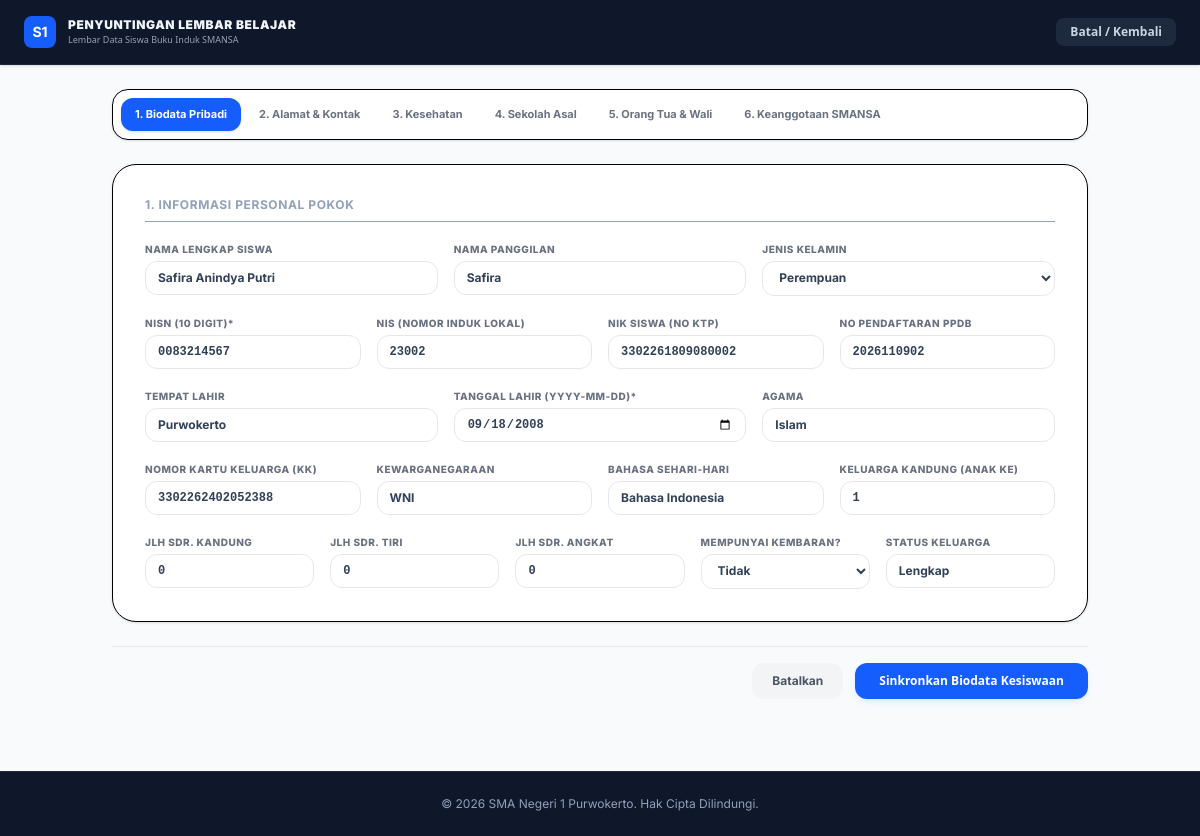
The app's page /admin_edit.php?id=2 (signed in) with its own data.
### tables this page shows
CREATE TABLE IF NOT EXISTS `students` (
  `id` INT AUTO_INCREMENT PRIMARY KEY,
  `nisn` VARCHAR(15) NOT NULL UNIQUE,
  `nis` VARCHAR(15) DEFAULT NULL,
  `nik` VARCHAR(20) DEFAULT NULL,
  `no_pendaftaran` VARCHAR(30) DEFAULT NULL,
  `no_kk` VARCHAR(20) DEFAULT NULL,
  `no_kip` VARCHAR(20) DEFAULT NULL,
  `id_dtks` VARCHAR(20) DEFAULT NULL,
  
   
  `nama_lengkap` VARCHAR(100) NOT NULL,
  `nama_panggilan` VARCHAR(50) DEFAULT NULL,
  `jenis_kelamin` VARCHAR(15) NOT NULL,
  `tempat_lahir` VARCHAR(50) DEFAULT NULL,
  `tanggal_lahir` DATE NOT NULL,
  `agama` VARCHAR(20) DEFAULT NULL,
  `kewarganegaraan` VARCHAR(30) DEFAULT NULL,
  `anak_ke` INT DEFAULT 1,
  `saudara_kandung` INT DEFAULT 0,
  `saudara_tiri` INT DEFAULT 0,
  `saudara_angkat` INT DEFAULT 0,
  `saudara_kembar` INT DEFAULT 0,
  `anak_yatim_piatu` VARCHAR(50) DEFAULT 'Bukan Anak Yatim Piatu',
  `status_keluarga` VARCHAR(55) DEFAULT 'Lengkap',
  `bahasa_sehari_hari` VARCHAR(55) DEFAULT 'Bahasa Indonesia',
  
   
  `alamat_lengkap` TEXT DEFAULT NULL,
  `telepon` VARCHAR(25) DEFAULT NULL,
  `tinggal_dengan` VARCHAR(55) DEFAULT 'Orang Tua',
  `jarak_ke_sekolah` VARCHAR(25) DEFAULT NULL,
  `transportasi` VARCHAR(55) DEFAULT NULL,
  
   
  `golongan_darah` VARCHAR(5) DEFAULT NULL,
  `penyakit_pernah_diderita` TEXT DEFAULT NULL,
  `kelainan_jasmani` TEXT DEFAULT NULL,
  `tinggi_badan` INT DEFAULT 0,
  `berat_badan` INT DEFAULT 0,
  
   
  `lulusan_dari` VARCHAR(100) DEFAULT NULL,
  `tanggal_ijazah` VARCHAR(30) DEFAULT NULL,
  `nomor_ijazah` VARCHAR(50) DEFAULT NULL,
  `pindahan_dari` VARCHAR(100) DEFAULT NULL,
  `alasan_pindah` TEXT DEFAULT NULL,
  `lama_belajar` VARCHAR(30) DEFAULT NULL,
  
   
  `rerata_agama` DECIMAL(5,2) DEFAULT 0.00,
  `rerata_ppkn` DECIMAL(5,2) DEFAULT 0.00,
  `rerata_b_indonesia` DECIMAL(5,2) DEFAULT 0.00,
  `rerata_matematika` DECIMAL(5,2) DEFAULT 0.00,
  `rerata_ipa` DECIMAL(5,2) DEFAULT 0.00,
  `rerata_ips` DECIMAL(5,2) DEFAULT 0.00,
  `rerata_b_inggris` DECIMAL(5,2) DEFAULT 0.00,
  
   
  `prestasi_akademik` TEXT DEFAULT NULL,
  `prestasi_non_akademik` TEXT DEFAULT NULL,
  
   
  `ayah_nama` VARCHAR(100) DEFAULT NULL,
  `ayah_nik` VARCHAR(20) DEFAULT NULL,
  `ayah_tempat_lahir` VARCHAR(50) DEFAULT NULL,
  `ayah_tanggal_lahir` DATE DEFAULT NULL,
  `ayah_agama` VARCHAR(20) DEFAULT NULL,
  `ayah_kewarganegaraan` VARCHAR(30) DEFAULT NULL,
  `ayah_pendidikan` VARCHAR(50) DEFAULT NULL,
  `ayah_pekerjaan` VARCHAR(100) DEFAULT NULL,
  `ayah_penghasilan` VARCHAR(50) DEFAULT NULL,
  `ayah_alamat` TEXT DEFAULT NULL,
  `ayah_telepon` VARCHAR(25) DEFAULT NULL,
  `ayah_is_masih_hidup` TINYINT(1) DEFAULT 1,
  
   
  `ibu_nama` VARCHAR(100) DEFAULT NULL,
  `ibu_nik` VARCHAR(20) DEFAULT NULL,
  `ibu_tempat_lahir` VARCHAR(50) DEFAULT NULL,
  `ibu_tanggal_lahir` DATE DEFAULT NULL,
  `ibu_agama` VARCHAR(20) DEFAULT NULL,
  `ibu_kewarganegaraan` VARCHAR(30) DEFAULT NULL,
  `ibu_pendidikan` VARCHAR(50) DEFAULT NULL,
  `ibu_pekerjaan` VARCHAR(100) DEFAULT NULL,
  `ibu_penghasilan` VARCHAR(50) DEFAULT NULL,
  `ibu_alamat` TEXT DEFAULT NULL,
  `ibu_telepon` VARCHAR(25) DEFAULT NULL,
  `ibu_is_masih_hidup` TINYINT(1) DEFAULT 1,
  
   
  `has_wali` TINYINT(1) DEFAULT 0,
  `wali_nama` VARCHAR(100) DEFAULT NULL,
  `wali_nik` VARCHAR(20) DEFAULT NULL,
  `wali_tempat_lahir` VARCHAR(50) DEFAULT NULL,
  `wali_tanggal_lahir` DATE DEFAULT NULL,
  `wali_agama` VARCHAR(20) DEFAULT NULL,
  `wali_kewarganegaraan` VARCHAR(30) DEFAULT NULL,
  `wali_pendidikan` VARCHAR(50) DEFAULT NULL,
  `wali_pekerjaan` VARCHAR(100) DEFAULT NULL,
  `wali_penghasilan` VARCHAR(50) DEFAULT NULL,
  `wali_alamat` TEXT DEFAULT NULL,
  `wali_telepon` VARCHAR(25) DEFAULT NULL,
  `wali_hubungan_siswa` VARCHAR(50) DEFAULT NULL,
  
   
  `kelas_sekarang` VARCHAR(15) NOT NULL,
  `program_keahlian` VARCHAR(50) DEFAULT NULL,
  `tanggal_masuk` DATE NOT NULL,
  `beasiswa` VARCHAR(100) DEFAULT NULL,
  `tanggal_keluar` DATE DEFAULT NULL,
  `alasan_keluar` TEXT DEFAULT NULL,
  `nomor_stb` VARCHAR(30) DEFAULT NULL,
  
   
  `kesenian` VARCHAR(100) DEFAULT NULL,
  `olahraga` VARCHAR(100) DEFAULT NULL,
  `organisasi` VARCHAR(100) DEFAULT NULL,
  
   
  `foto` LONGTEXT DEFAULT NULL,
  
   
  `allow_print` TINYINT(1) DEFAULT 1,
  `created_at` TIMESTAMP DEFAULT CURRENT_TIMESTAMP
);

### admin_edit.php (the view, shortened to what the rows shown need)
<?php
require_once 'config.php';
$student_id = isset($_GET['id']) ? (int)$_GET['id'] : 0;
$student = null;
$mode = 'add';
if ($student_id > 0) {
    $stmt = $db->prepare("SELECT * FROM students WHERE id = ?");
    $stmt->execute([$student_id]);
    $student = $stmt->fetch();
    if ($student) {
        $mode = 'edit';
    } else {
        set_flash_message("Data siswa tidak ditemukan!", "danger");
        redirect('admin_dashboard.php');
    }
}
function val($field, $default = '') {
    global $student, $mode;
    if ($mode === 'edit' && isset($student[$field])) {
        return esc($student[$field]);
    }
    return esc($_POST[$field] ?? $default);
}
?>
<!DOCTYPE html>
<html lang="id">
<head>
    <script src="https://unpkg.com/@tailwindcss/browser@4"></script>
</head>
<body class="min-h-screen bg-slate-50 flex flex-col justify-between">
    <header class="bg-slate-900 text-white py-4 px-6 border-b border-slate-800 shadow-sm">
        <div class="max-w-7xl mx-auto flex items-center justify-between">
            <div class="flex items-center gap-3">
                <div>
                    <h1 class="text-xs font-black tracking-wider uppercase text-slate-100"><?= $mode === 'add' ? 'Registrasi Akun Utama' : 'Penyuntingan Lembar Belajar' ?></h1>
                </div>
            </div>
        </div>
    </header>
    <main class="flex-1 max-w-5xl w-full mx-auto p-4 sm:p-6 py-8">
        <form method="POST" class="space-y-6">
            <div id="pant-pribadi" class="bg-white rounded-3xl border border-gray-150 p-6 md:p-8 space-y-5 shadow-sm">
                <div class="grid grid-cols-1 md:grid-cols-3 gap-4">
                    <div>
                        <label class="block text-[10px] font-extrabold text-gray-500 uppercase tracking-wider mb-1">Nama Lengkap Siswa</label>
                        <input type="text" name="nama_lengkap" required value="<?= val('nama_lengkap') ?>" class="w-full px-3 py-2 border border-gray-200 rounded-xl text-xs font-bold text-slate-700 focus:outline-none focus:border-blue-500">
                    </div>
                    <div>
                        <label class="block text-[10px] font-extrabold text-gray-500 uppercase tracking-wider mb-1">Nama Panggilan</label>
                        <input type="text" name="nama_panggilan" value="<?= val('nama_panggilan') ?>" class="w-full px-3 py-2 border border-gray-200 rounded-xl text-xs font-bold text-slate-700 focus:outline-none focus:border-blue-500">
                    </div>
                    <div>
                        <label class="block text-[10px] font-extrabold text-gray-500 uppercase tracking-wider mb-1">Jenis Kelamin</label>
                        <select name="jenis_kelamin" class="w-full px-3 py-2 border border-gray-200 rounded-xl text-xs font-bold text-slate-700 focus:outline-none focus:border-blue-500">
                            <option value="Perempuan" <?= val('jenis_kelamin') === 'Perempuan' ? 'selected' : '' ?>>Perempuan</option>
                        </select>
                    </div>
                </div>
                <div class="grid grid-cols-1 md:grid-cols-4 gap-4">
                    <div>
                        <label class="block text-[10px] font-extrabold text-gray-500 uppercase tracking-wider mb-1">NISN (10 Digit)*</label>
                        <input type="text" name="nisn" required maxlength="10" value="<?= val('nisn') ?>" class="w-full px-3 py-2 border border-gray-200 rounded-xl text-xs font-bold font-mono text-slate-700 focus:outline-none focus:border-blue-500">
                    </div>
                    <div>
                        <label class="block text-[10px] font-extrabold text-gray-500 uppercase tracking-wider mb-1">NIS (Nomor Induk Lokal)</label>
                        <input type="text" name="nis" value="<?= val('nis') ?>" class="w-full px-3 py-2 border border-gray-200 rounded-xl text-xs font-bold font-mono text-slate-700 focus:outline-none focus:border-blue-500">
                    </div>
                    <div>
                        <label class="block text-[10px] font-extrabold text-gray-500 uppercase tracking-wider mb-1">NIK Siswa (No KTP)</label>
                        <input type="text" name="nik" value="<?= val('nik') ?>" class="w-full px-3 py-2 border border-gray-200 rounded-xl text-xs font-bold font-mono text-slate-700 focus:outline-none focus:border-blue-500">
                    </div>
                    <div>
                        <label class="block text-[10px] font-extrabold text-gray-500 uppercase tracking-wider mb-1">No Pendaftaran PPDB</label>
                        <input type="text" name="no_pendaftaran" value="<?= val('no_pendaftaran') ?>" class="w-full px-3 py-2 border border-gray-200 rounded-xl text-xs font-bold font-mono text-slate-700 focus:outline-none focus:border-blue-500">
                    </div>
                </div>
                <div class="grid grid-cols-1 md:grid-cols-3 gap-4">
                    <div>
                        <label class="block text-[10px] font-extrabold text-gray-500 uppercase tracking-wider mb-1">Tempat Lahir</label>
                        <input type="text" name="tempat_lahir" value="<?= val('tempat_lahir') ?>" class="w-full px-3 py-2 border border-gray-200 rounded-xl text-xs font-bold text-slate-700 focus:outline-none focus:border-blue-500">
                    </div>
                    <div>
                        <label class="block text-[10px] font-extrabold text-gray-500 uppercase tracking-wider mb-1">Tanggal Lahir (YYYY-MM-DD)*</label>
                        <input type="date" name="tanggal_lahir" required value="<?= val('tanggal_lahir') ?>" class="w-full px-3 py-2 border border-gray-200 rounded-xl text-xs font-bold font-mono text-slate-700 focus:outline-none focus:border-blue-500">
                    </div>
                    <div>
                        <label class="block text-[10px] font-extrabold text-gray-500 uppercase tracking-wider mb-1">Agama</label>
                        <input type="text" name="agama" value="<?= val('agama', 'Islam') ?>" class="w-full px-3 py-2 border border-gray-200 rounded-xl text-xs font-bold text-slate-700 focus:outline-none focus:border-blue-500">
                    </div>
                </div>
                <div class="grid grid-cols-1 md:grid-cols-4 gap-4">
                    <div>
                        <label class="block text-[10px] font-extrabold text-gray-500 uppercase tracking-wider mb-1">Nomor Kartu Keluarga (KK)</label>
                        <input type="text" name="no_kk" value="<?= val('no_kk') ?>" class="w-full px-3 py-2 border border-gray-200 rounded-xl text-xs font-bold font-mono text-slate-700 focus:outline-none focus:border-blue-500">
                    </div>
                    <div>
                        <label class="block text-[10px] font-extrabold text-gray-500 uppercase tracking-wider mb-1">Kewarganegaraan</label>
                        <input type="text" name="kewarganegaraan" value="<?= val('kewarganegaraan', 'WNI') ?>" class="w-full px-3 py-2 border border-gray-200 rounded-xl text-xs font-bold text-slate-700 focus:outline-none focus:border-blue-500">
                    </div>
                    <div>
                        <label class="block text-[10px] font-extrabold text-gray-500 uppercase tracking-wider mb-1">Bahasa Sehari-hari</label>
                        <input type="text" name="bahasa_sehari_hari" value="<?= val('bahasa_sehari_hari', 'Bahasa Indonesia') ?>" class="w-full px-3 py-2 border border-gray-200 rounded-xl text-xs font-bold text-slate-700 focus:outline-none focus:border-blue-500">
                    </div>
                    <div>
                        <label class="block text-[10px] font-extrabold text-gray-500 uppercase tracking-wider mb-1">Keluarga Kandung (Anak Ke)</label>
                        <input type="number" name="anak_ke" value="<?= val('anak_ke', '1') ?>" class="w-full px-3 py-2 border border-gray-200 rounded-xl text-xs font-bold font-mono text-slate-700 focus:outline-none focus:border-blue-500">
                    </div>
                </div>
                <div class="grid grid-cols-2 md:grid-cols-5 gap-4">
                    <div>
                        <label class="block text-[10px] font-extrabold text-gray-500 uppercase tracking-wider mb-1">Jlh Sdr. Kandung</label>
                        <input type="number" name="saudara_kandung" value="<?= val('saudara_kandung', '0') ?>" class="w-full px-3 py-2 border border-gray-200 rounded-xl text-xs font-bold font-mono text-slate-700 focus:outline-none focus:border-blue-500">
                    </div>
                    <div>
                        <label class="block text-[10px] font-extrabold text-gray-500 uppercase tracking-wider mb-1">Jlh Sdr. Tiri</label>
                        <input type="number" name="saudara_tiri" value="<?= val('saudara_tiri', '0') ?>" class="w-full px-3 py-2 border border-gray-200 rounded-xl text-xs font-bold font-mono text-slate-700 focus:outline-none focus:border-blue-500">
                    </div>
                    <div>
                        <label class="block text-[10px] font-extrabold text-gray-500 uppercase tracking-wider mb-1">Jlh Sdr. Angkat</label>
                        <input type="number" name="saudara_angkat" value="<?= val('saudara_angkat', '0') ?>" class="w-full px-3 py-2 border border-gray-200 rounded-xl text-xs font-bold font-mono text-slate-700 focus:outline-none focus:border-blue-500">
                    </div>
                    <div>
                        <label class="block text-[10px] font-extrabold text-gray-500 uppercase tracking-wider mb-1">Mempunyai Kembaran?</label>
                        <select name="saudara_kembar" class="w-full px-3 py-2 border border-gray-200 rounded-xl text-xs font-bold text-slate-700 focus:outline-none focus:border-blue-500">
                            <option value="0" <?= val('saudara_kembar') === '0' ? 'selected' : '' ?>>Tidak</option>
                        </select>
                    </div>
                    <div class="col-span-2 md:col-span-1">
                        <label class="block text-[10px] font-extrabold text-gray-500 uppercase tracking-wider mb-1">Status Keluarga</label>
                        <input type="text" name="status_keluarga" value="<?= val('status_keluarga', 'Lengkap') ?>" class="w-full px-3 py-2 border border-gray-200 rounded-xl text-xs font-bold text-slate-700 focus:outline-none focus:border-blue-500">
                    </div>
                </div>
            </div>
        </form>
    </main>
</body>
</html>

### records on screen
students: nama_lengkap "Safira Anindya Putri", nama_panggilan "Safira", jenis_kelamin "Perempuan", nisn "0083214567", nis "23002", nik "3302261809080002", no_pendaftaran "2026110902", tempat_lahir "Purwokerto", tanggal_lahir "09/18/2008", agama "Islam", no_kk "3302262402052388", kewarganegaraan "WNI", bahasa_sehari_hari "Bahasa Indonesia", anak_ke "1", saudara_kandung "0", saudara_tiri "0", saudara_angkat "0", saudara_kembar "Tidak", status_keluarga "Lengkap"
